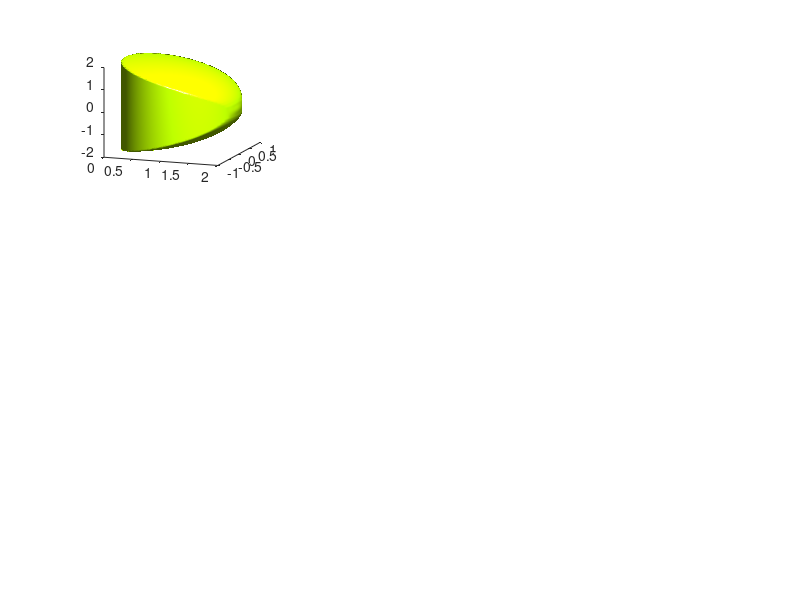

Write MATLAB code to recreate this figure. (Note: this script raises an error after producing the figure.)
r=2;
dim=4;
t=linspace(-2,2);
q=linspace(-2,2);

[x,y,z]=meshgrid(t,q/2,q);
c=cat(dim,x.^2+y.^2+z.^2-r^2,x.^2+y.^2-r*x);
% disp(c);
v=max(c,[],dim);
% disp(v);

subplot(3,3,1);
isosurface(x,y,z,v,0); % 取等值面
% colormap cool;
colormap([0.5,0.9,0]);   
brighten(0.5);       
camlight right;
view(20,15);
lighting phong;  
grid on;

subplot(3,3,2);
isosurface(x,y,z,v,0);
% colormap cool;
colormap([0.5,0.9,0]);   
brighten(0.5);       
camlight right;
view(20,-5);
lighting phong;  
grid on;

subplot(3,3,3);
isosurface(x,y,z,v,0);
% colormap cool;
colormap([0.5,0.9,0]);   
brighten(0.5);       
camlight right;
view(110,10);
lighting phong;  
grid on;

subplot(3,3,4);
isosurface(x,y,z,v,0);
% colormap cool;
colormap([0.5,0.9,0]);   
brighten(0.5);       
camlight right;
view(110,-10);
lighting phong;  
grid on;

subplot(3,3,5);
isosurface(x,y,z,v,0);
% colormap cool;
colormap([0.5,0.9,0]);   
brighten(0.5);       
camlight right;
view(190,15);
lighting phong;  
grid on;

subplot(3,3,6);
isosurface(x,y,z,v,0);
% colormap cool;
colormap([0.5,0.9,0]);   
brighten(0.5);       
camlight right;
view(190,-15);
lighting phong;  
grid on;

subplot(3,3,7);
isosurface(x,y,z,v,0);
% colormap cool;
colormap([0.5,0.9,0]);   
brighten(0.5);       
camlight right;
view(330,20);
lighting phong;  
grid on;

subplot(3,3,8);
isosurface(x,y,z,v,0);
% colormap cool;
colormap([0.5,0.9,0]);   
brighten(0.5);       
camlight right;
view(330,0);
lighting phong;  
grid on;

subplot(3,3,9);
isosurface(x,y,z,v,0);
% colormap cool;
colormap([0.5,0.9,0]);   
brighten(0.5);       
camlight right;
view(120,0);
lighting phong;  
grid on;